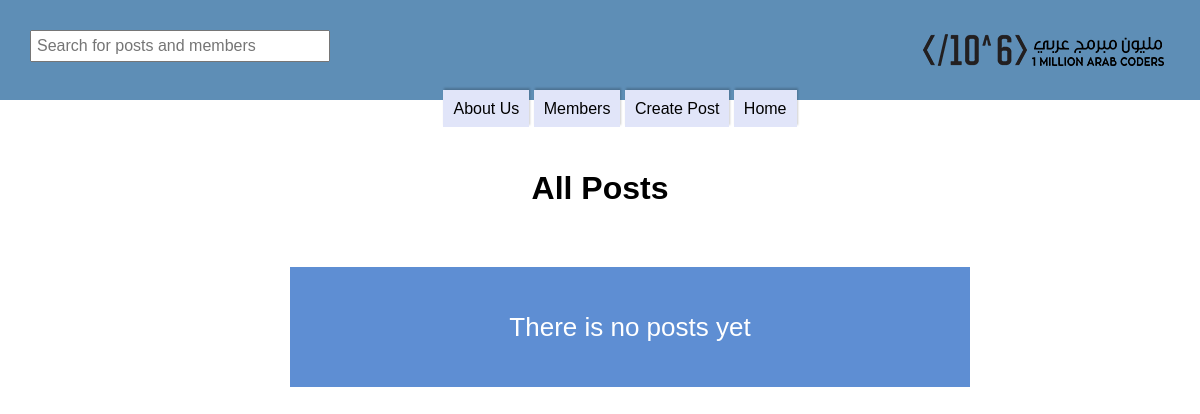
The app's page /, older data.
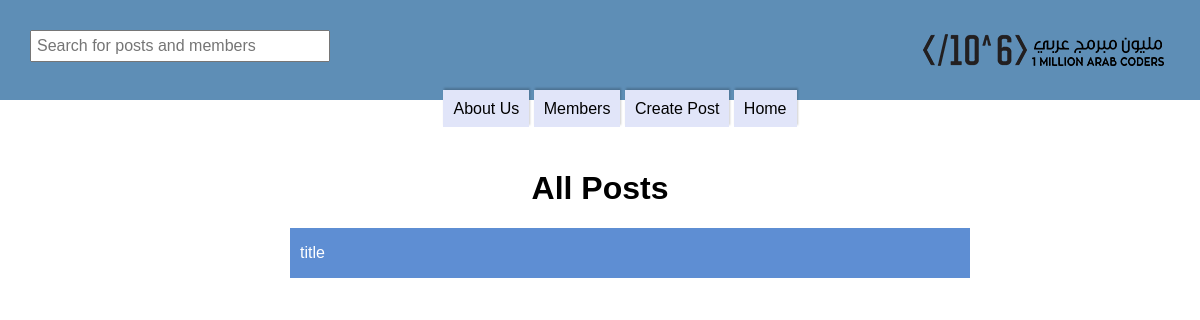
The same page, newer data.
### forum/models.py (models this page shows, shortened)
class Post(models.Model):
    title = models.CharField(max_length=60)
    content = models.TextField()
    pub_date = models.DateTimeField(auto_now=True)
    slug = models.SlugField(max_length=60)
    user = models.ForeignKey(User, models.CASCADE)

### forum/views.py (the view)
# urls.py: path('', home, name='home'),
def home(request):
    posts = Post.objects.all()
    return render(request, 'index.html', {'posts': posts})

### templates/index.html (shortened to what this page needs)
{% extends 'base.html' %}
{% load static %}
{% block content %}
   <main class="all-posts">
        <h1>All Posts</h1>
        <ul>
            {% for post in posts %}
                <li class="post"><a href="#">{{ post.title }}</a></li>
            {% empty %}
                <li class="no-posts">There is no posts yet</li>
            {% endfor %}
        </ul>
    </main>
{% endblock %}

Row changes from the older to the newer data that the page shows:
added Post: title "title"
Text that changed along with them:
text no longer shown: "There is no posts yet"
